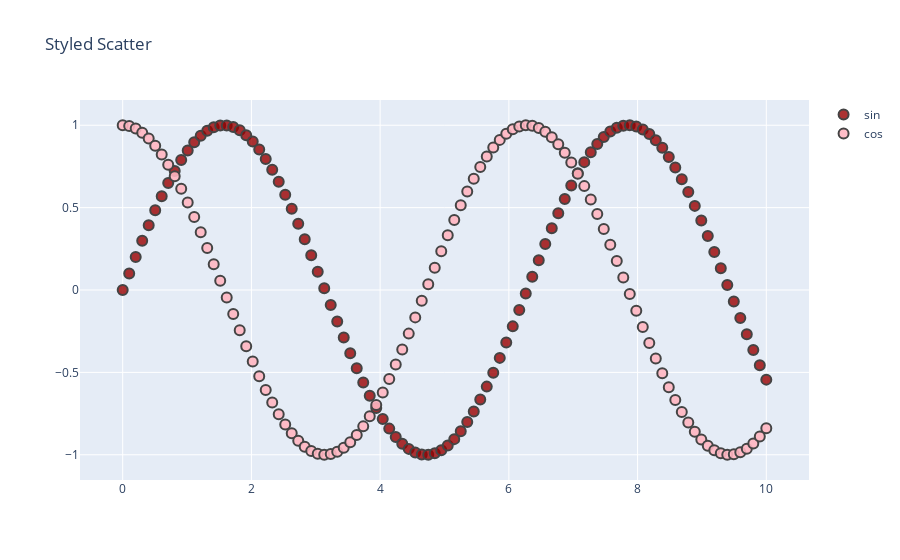

Write notebook code for a chart like this one.
### Code cell
t = np.linspace(0, 10, 100)

fig = go.Figure()

fig.add_trace(go.Scatter(x=t, y=np.sin(t), name='sin', mode='markers', marker_color='rgba(152, 0, 0, .8)'))
fig.add_trace(go.Scatter(x=t, y=np.cos(t), name='cos', mode='markers', marker_color='rgba(255, 182, 193, .9)'))

fig.update_traces(marker_line_width=2, marker_size=10)
fig.update_layout(title='Styled Scatter', yaxis_zeroline=False, xaxis_zeroline=False)

fig.show()
